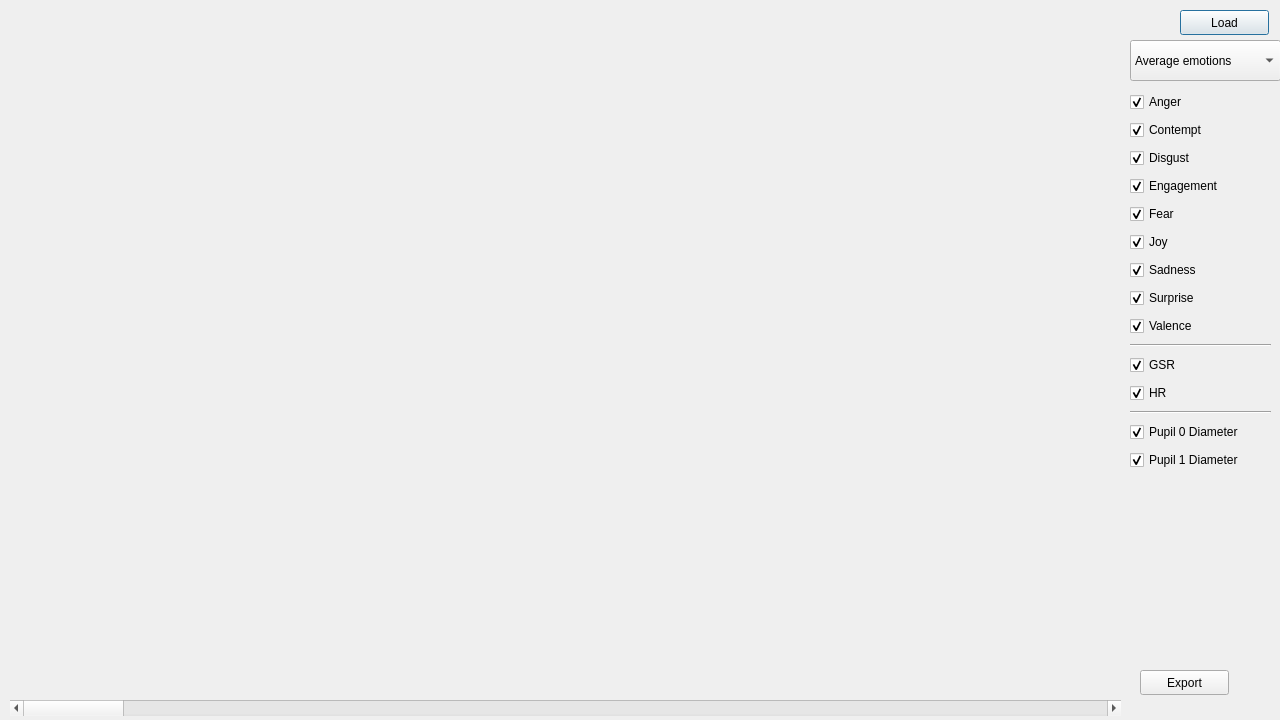
<?xml version="1.0" encoding="UTF-8"?>
<ui version="4.0">
 <class>visualizeDialog</class>
 <widget class="QDialog" name="visualizeDialog">
  <property name="geometry">
   <rect>
    <x>0</x>
    <y>0</y>
    <width>1280</width>
    <height>720</height>
   </rect>
  </property>
  <property name="windowTitle">
   <string>Dialog</string>
  </property>
  <widget class="QPushButton" name="loadButton">
   <property name="geometry">
    <rect>
     <x>1180</x>
     <y>10</y>
     <width>89</width>
     <height>25</height>
    </rect>
   </property>
   <property name="text">
    <string>Load</string>
   </property>
  </widget>
  <widget class="QWidget" name="widget" native="true">
   <property name="geometry">
    <rect>
     <x>10</x>
     <y>20</y>
     <width>1111</width>
     <height>691</height>
    </rect>
   </property>
   <widget class="QtCharts::QChartView" name="barChartWidget" native="true">
    <property name="geometry">
     <rect>
      <x>0</x>
      <y>10</y>
      <width>1111</width>
      <height>681</height>
     </rect>
    </property>
   </widget>
   <widget class="QCustomPlot" name="lineChartWidget" native="true">
    <property name="geometry">
     <rect>
      <x>10</x>
      <y>0</y>
      <width>1101</width>
      <height>691</height>
     </rect>
    </property>
   </widget>
  </widget>
  <widget class="QScrollBar" name="horizontalScrollBar">
   <property name="geometry">
    <rect>
     <x>10</x>
     <y>700</y>
     <width>1111</width>
     <height>16</height>
    </rect>
   </property>
   <property name="orientation">
    <enum>Qt::Horizontal</enum>
   </property>
  </widget>
  <widget class="QWidget" name="layoutWidget">
   <property name="geometry">
    <rect>
     <x>1130</x>
     <y>90</y>
     <width>141</width>
     <height>391</height>
    </rect>
   </property>
   <layout class="QVBoxLayout" name="verticalLayout">
    <item>
     <widget class="QCheckBox" name="angerCheckBox">
      <property name="text">
       <string>Anger</string>
      </property>
      <property name="checked">
       <bool>true</bool>
      </property>
     </widget>
    </item>
    <item>
     <widget class="QCheckBox" name="contemptCheckBox">
      <property name="text">
       <string>Contempt</string>
      </property>
      <property name="checked">
       <bool>true</bool>
      </property>
     </widget>
    </item>
    <item>
     <widget class="QCheckBox" name="disgustCheckBox">
      <property name="text">
       <string>Disgust</string>
      </property>
      <property name="checked">
       <bool>true</bool>
      </property>
     </widget>
    </item>
    <item>
     <widget class="QCheckBox" name="engagementCheckBox">
      <property name="text">
       <string>Engagement</string>
      </property>
      <property name="checked">
       <bool>true</bool>
      </property>
     </widget>
    </item>
    <item>
     <widget class="QCheckBox" name="fearCheckBox">
      <property name="text">
       <string>Fear</string>
      </property>
      <property name="checked">
       <bool>true</bool>
      </property>
     </widget>
    </item>
    <item>
     <widget class="QCheckBox" name="joyCheckBox">
      <property name="text">
       <string>Joy</string>
      </property>
      <property name="checked">
       <bool>true</bool>
      </property>
     </widget>
    </item>
    <item>
     <widget class="QCheckBox" name="sadnessCheckBox">
      <property name="text">
       <string>Sadness</string>
      </property>
      <property name="checked">
       <bool>true</bool>
      </property>
     </widget>
    </item>
    <item>
     <widget class="QCheckBox" name="surpriseCheckBox">
      <property name="text">
       <string>Surprise</string>
      </property>
      <property name="checked">
       <bool>true</bool>
      </property>
     </widget>
    </item>
    <item>
     <widget class="QCheckBox" name="valenceCheckBox">
      <property name="text">
       <string>Valence</string>
      </property>
      <property name="checked">
       <bool>true</bool>
      </property>
     </widget>
    </item>
    <item>
     <widget class="Line" name="line">
      <property name="orientation">
       <enum>Qt::Horizontal</enum>
      </property>
     </widget>
    </item>
    <item>
     <widget class="QCheckBox" name="gsrCheckBox">
      <property name="text">
       <string>GSR</string>
      </property>
      <property name="checked">
       <bool>true</bool>
      </property>
     </widget>
    </item>
    <item>
     <widget class="QCheckBox" name="hrCheckBox">
      <property name="text">
       <string>HR</string>
      </property>
      <property name="checked">
       <bool>true</bool>
      </property>
     </widget>
    </item>
    <item>
     <widget class="Line" name="line_2">
      <property name="orientation">
       <enum>Qt::Horizontal</enum>
      </property>
     </widget>
    </item>
    <item>
     <widget class="QCheckBox" name="diameter0CheckBox">
      <property name="text">
       <string>Pupil 0 Diameter</string>
      </property>
      <property name="checked">
       <bool>true</bool>
      </property>
     </widget>
    </item>
    <item>
     <widget class="QCheckBox" name="diameter1CheckBox">
      <property name="text">
       <string>Pupil 1 Diameter</string>
      </property>
      <property name="checked">
       <bool>true</bool>
      </property>
     </widget>
    </item>
   </layout>
  </widget>
  <widget class="QComboBox" name="graphComboBox">
   <property name="geometry">
    <rect>
     <x>1130</x>
     <y>40</y>
     <width>151</width>
     <height>41</height>
    </rect>
   </property>
   <item>
    <property name="text">
     <string>Average emotions</string>
    </property>
   </item>
   <item>
    <property name="text">
     <string>Emotions progression</string>
    </property>
   </item>
  </widget>
  <widget class="QPushButton" name="exportButton">
   <property name="geometry">
    <rect>
     <x>1140</x>
     <y>670</y>
     <width>89</width>
     <height>25</height>
    </rect>
   </property>
   <property name="text">
    <string>Export</string>
   </property>
  </widget>
 </widget>
 <customwidgets>
  <customwidget>
   <class>QtCharts::QChartView</class>
   <extends>QWidget</extends>
   <header location="global">QtCharts/QChartView</header>
   <container>1</container>
  </customwidget>
  <customwidget>
   <class>QCustomPlot</class>
   <extends>QWidget</extends>
   <header>qcustomplot.h</header>
   <container>1</container>
  </customwidget>
 </customwidgets>
 <resources/>
 <connections/>
</ui>
